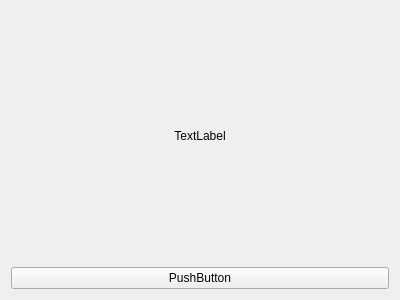
<?xml version="1.0" encoding="UTF-8"?>
<ui version="4.0">
 <class>TimerWidget</class>
 <widget class="QWidget" name="TimerWidget">
  <property name="geometry">
   <rect>
    <x>0</x>
    <y>0</y>
    <width>400</width>
    <height>300</height>
   </rect>
  </property>
  <property name="windowTitle">
   <string>Form</string>
  </property>
  <layout class="QVBoxLayout" name="verticalLayout">
   <item>
    <widget class="QLabel" name="timeLabel">
     <property name="text">
      <string>TextLabel</string>
     </property>
     <property name="alignment">
      <set>Qt::AlignmentFlag::AlignCenter</set>
     </property>
    </widget>
   </item>
   <item>
    <widget class="QPushButton" name="startButton">
     <property name="text">
      <string>PushButton</string>
     </property>
    </widget>
   </item>
  </layout>
 </widget>
 <resources/>
 <connections/>
</ui>
